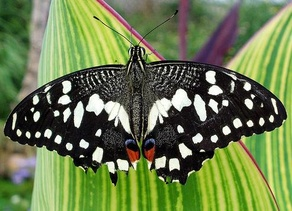
#> input picture LyndaOpenCv Exercises and Assignments/Chap2/butterfly.jpg, 292 x 211 px, shrunk from 493 x 356 before the run
$ python BlurDilationErosion.py
#> lines starting #> are read from the running program, lines starting #| are printed output that depends on the picture; pictures that were not available may be replaced by others from this repository, and a replacement may not be noted
import numpy as np
from cv2 import cv2

image = cv2.imread('butterfly.jpg')
#> image is the input picture: shape (211, 292, 3); mean B, G, R 77.3, 123.6, 107
cv2.imshow("Original Image",image)

#Gaussian Filter / Gaussian Blur = This filter uses neighbour pixel to average the value of a pixel to smooth it and remove noise
blur = cv2.GaussianBlur(image,(5,55),0) #Blur in each direction [x,y].they have to be odd number
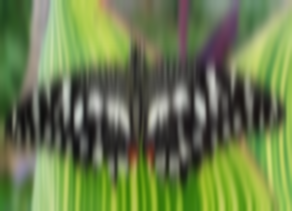
#> blur: shape (211, 292, 3); mean B, G, R 77.2, 123.5, 106.9
cv2.imshow("Blurred image",blur)


#Erosion and Dilation
#Erosion = Removes boundary pixels to objects in image, turns white into black
#Dilation = Adds boundary pixels, turns black pixels into white
#Kernel is a small pixel box move around image to get the dilationa dn erosion done
temple= cv2.imread('pic1.png',1)
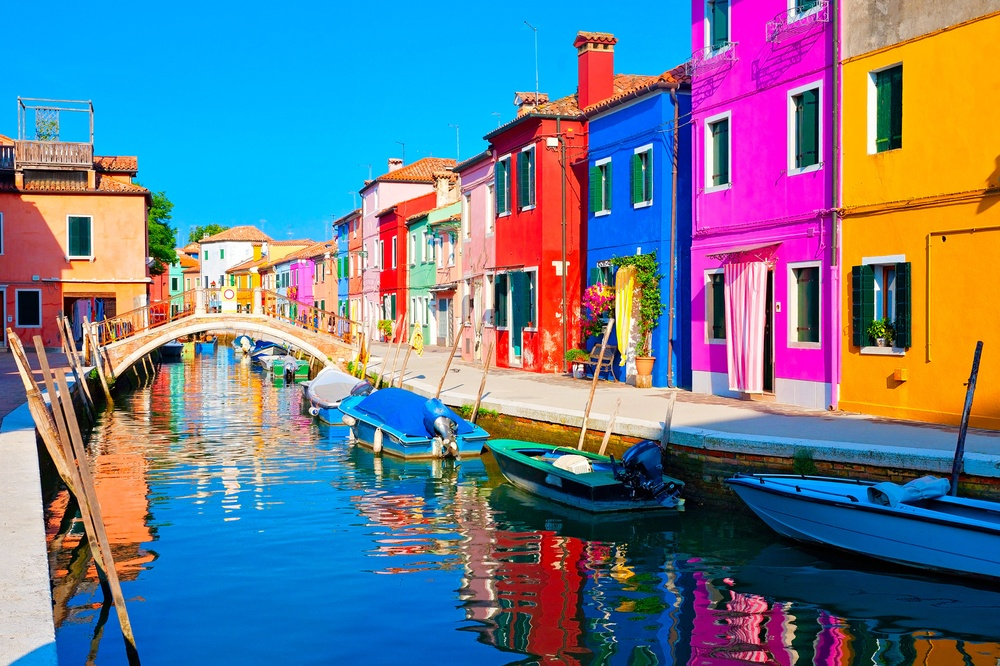
#> input picture LyndaOpenCv Exercises and Assignments/Chap2/Burano.jpg, 1000 x 666 px, shrunk from 1688 x 1125 before the run, given in place of pic1.png, which was not available
#> temple is the input picture: shape (666, 1000, 3); mean B, G, R 140.9, 122, 108.5
cv2.imshow('Temple Original',temple)

kernel=np.ones((5,5),'uint8') #odd values in both dim, #more iterations means more effect can be seen
dilate=cv2.dilate(temple,kernel,iterations=1)
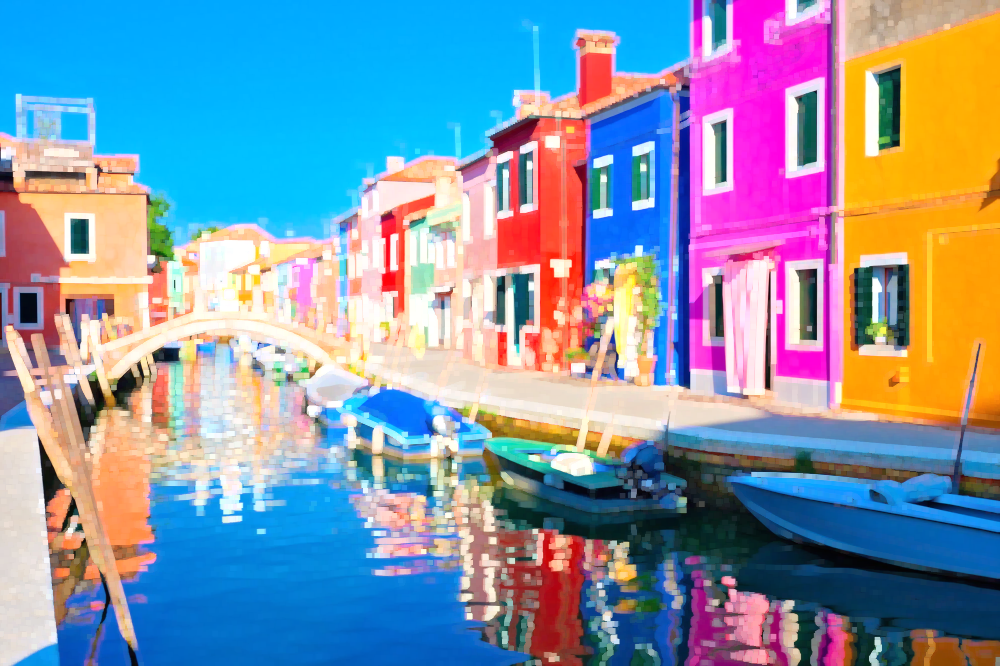
#> dilate: shape (666, 1000, 3); mean B, G, R 168.5, 148.7, 135
erode=cv2.erode(temple,kernel,iterations=1)
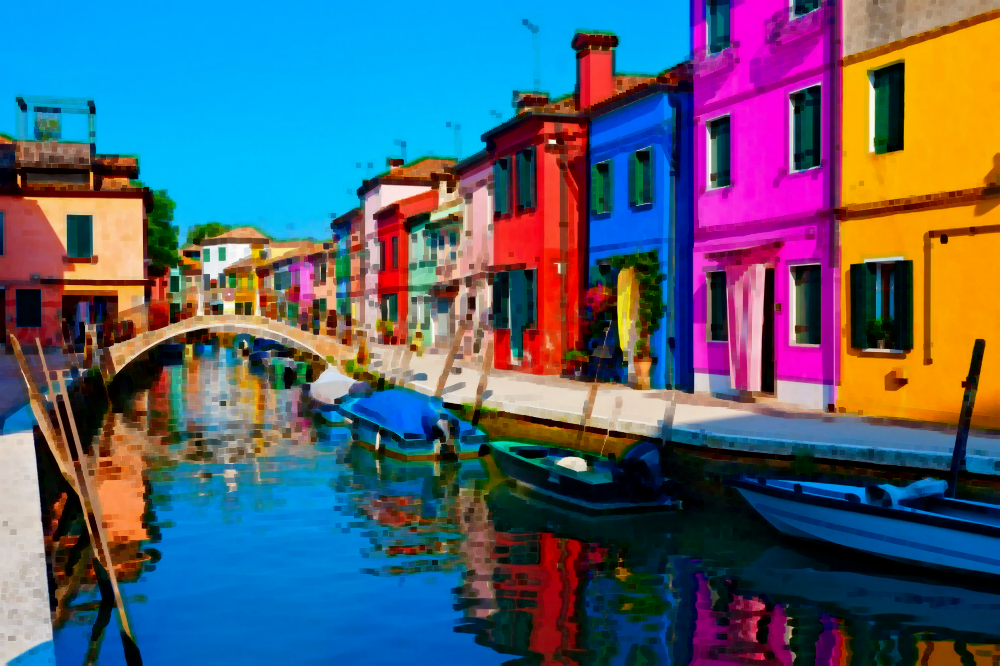
#> erode: shape (666, 1000, 3); mean B, G, R 113.2, 95.3, 81.7
cv2.imshow('Dilate',dilate)
cv2.imshow('Erode',erode)


cv2.waitKey(0)
cv2.destroyAllWindows()
